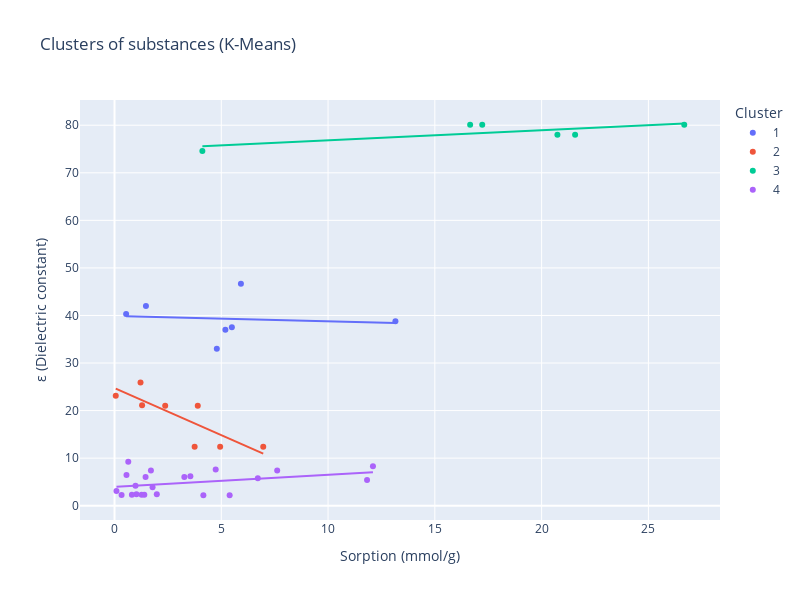

Here is the notebook cell this chart was saved with:
### Code cell
plotly_graph(y_kmeans,'K-Means')

### Figure 1 — Plotly figure (JSON) as saved in the notebook; plotly's stock layout.template omitted (floating-point values rounded to 4 significant figures)
{"data": [{"hovertemplate": "<b>%{hovertext}</b><br><br>Cluster=1<br>Sorption (mmol/g)=%{x}<br>ε (Dielectric constant)=%{y}<extra></extra>", "hovertext": ["Furfural", "Citraconic anhydride", "Acetonitrile-d3", "Dimethylformamide (DMF)", "Dimethyl sulfoxide (DMSO)", "N-Methyl-2-pyrrolidone (NMP)", "Acetonitrile"], "legendgroup": "1", "marker": {"color": "#636efa", "symbol": "circle"}, "mode": "markers", "name": "1", "orientation": "v", "showlegend": true, "type": "scatter", "x": [1.472, 0.5438, 5.495, 5.192, 5.919, 4.791, 13.15], "xaxis": "x", "y": [42.0, 40.3, 37.5, 37.0, 46.68, 33.0, 38.8], "yaxis": "y"}, {"hovertemplate": "<b>OLS trendline</b><br>ε (Dielectric constant) = -0.113768 * Sorption (mmol/g) + 39.92<br>R<sup>2</sup>=0.011592<br><br>Cluster=1<br>Sorption (mmol/g)=%{x}<br>ε (Dielectric constant)=%{y} <b>(trend)</b><extra></extra>", "legendgroup": "1", "marker": {"color": "#636efa", "symbol": "circle"}, "mode": "lines", "name": "1", "showlegend": false, "type": "scatter", "x": [0.5438, 1.472, 4.791, 5.192, 5.495, 5.919, 13.15], "xaxis": "x", "y": [39.86, 39.75, 39.37, 39.33, 39.29, 39.25, 38.42], "yaxis": "y"}, {"hovertemplate": "<b>%{hovertext}</b><br><br>Cluster=2<br>Sorption (mmol/g)=%{x}<br>ε (Dielectric constant)=%{y}<extra></extra>", "hovertext": ["Acetic anhydride", "Acetylacetone", "Acetonitrile", "Benzonitrile", "Pivalonitrile", "Pyridine", "Pyridine", "Pyridine-d5"], "legendgroup": "2", "marker": {"color": "#EF553B", "symbol": "circle"}, "mode": "markers", "name": "2", "orientation": "v", "showlegend": true, "type": "scatter", "x": [2.373, 0.05807, 3.899, 1.218, 1.291, 4.947, 6.965, 3.752], "xaxis": "x", "y": [21.0, 23.1, 21.01, 25.9, 21.1, 12.4, 12.4, 12.4], "yaxis": "y"}, {"hovertemplate": "<b>OLS trendline</b><br>ε (Dielectric constant) = -1.97819 * Sorption (mmol/g) + 24.7228<br>R<sup>2</sup>=0.681651<br><br>Cluster=2<br>Sorption (mmol/g)=%{x}<br>ε (Dielectric constant)=%{y} <b>(trend)</b><extra></extra>", "legendgroup": "2", "marker": {"color": "#EF553B", "symbol": "circle"}, "mode": "lines", "name": "2", "showlegend": false, "type": "scatter", "x": [0.05807, 1.218, 1.291, 2.373, 3.752, 3.899, 4.947, 6.965], "xaxis": "x", "y": [24.61, 22.31, 22.17, 20.03, 17.3, 17.01, 14.94, 10.95], "yaxis": "y"}, {"hovertemplate": "<b>%{hovertext}</b><br><br>Cluster=3<br>Sorption (mmol/g)=%{x}<br>ε (Dielectric constant)=%{y}<extra></extra>", "hovertext": ["Water", "Water", "Hydrogen peroxide", "Heavy water (D2O)", "Heavy water (D2O)", "Water"], "legendgroup": "3", "marker": {"color": "#00cc96", "symbol": "circle"}, "mode": "markers", "name": "3", "orientation": "v", "showlegend": true, "type": "scatter", "x": [17.22, 26.68, 4.114, 20.74, 21.57, 16.65], "xaxis": "x", "y": [80.1, 80.1, 74.6, 78.0, 78.0, 80.1], "yaxis": "y"}, {"hovertemplate": "<b>OLS trendline</b><br>ε (Dielectric constant) = 0.211496 * Sorption (mmol/g) + 74.7126<br>R<sup>2</sup>=0.555845<br><br>Cluster=3<br>Sorption (mmol/g)=%{x}<br>ε (Dielectric constant)=%{y} <b>(trend)</b><extra></extra>", "legendgroup": "3", "marker": {"color": "#00cc96", "symbol": "circle"}, "mode": "lines", "name": "3", "showlegend": false, "type": "scatter", "x": [4.114, 16.65, 17.22, 20.74, 21.57, 26.68], "xaxis": "x", "y": [75.58, 78.23, 78.35, 79.1, 79.27, 80.36], "yaxis": "y"}, {"hovertemplate": "<b>%{hovertext}</b><br><br>Cluster=4<br>Sorption (mmol/g)=%{x}<br>ε (Dielectric constant)=%{y}<extra></extra>", "hovertext": ["1,4-Dioxane", "Acetic acid", "Thionyl chloride", "Tri-n-butyl phosphate (TBP)", "1,4-Dioxane", "Triethylamine (Et3N)", "Triethylamine (Et3N)", "n-Butylamine", "Phosphorus tribromide", "N,N,N',N'-Tetramethylethylenediamine (TEMED)", "Benzene", "Benzene-d6 (Deuterated benzene)", "Dibutyl phthalate", "Dicyclohexylamine", "Limonene, D (R)", "N-Methylaniline", "Morpholine", "Piperidine", "Pyridazine", "Pyrrolidine", "Tetrahydrofuran (THF)", "Ethyl acetate"], "legendgroup": "4", "marker": {"color": "#ab63fa", "symbol": "circle"}, "mode": "markers", "name": "4", "orientation": "v", "showlegend": true, "type": "scatter", "x": [5.392, 3.553, 0.6442, 0.09124, 4.161, 1.98, 1.027, 11.83, 1.782, 1.705, 1.271, 1.395, 0.5609, 0.3316, 0.814, 1.455, 7.618, 6.711, 0.9833, 12.1, 4.737, 3.27], "xaxis": "x", "y": [2.2, 6.2, 9.25, 3.09, 2.2, 2.42, 2.42, 5.4, 3.9, 7.4, 2.283, 2.28, 6.44, 2.27, 2.3, 6.06, 7.4, 5.8, 4.22, 8.3, 7.6, 6.02], "yaxis": "y"}, {"hovertemplate": "<b>OLS trendline</b><br>ε (Dielectric constant) = 0.253465 * Sorption (mmol/g) + 3.94754<br>R<sup>2</sup>=0.140735<br><br>Cluster=4<br>Sorption (mmol/g)=%{x}<br>ε (Dielectric constant)=%{y} <b>(trend)</b><extra></extra>", "legendgroup": "4", "marker": {"color": "#ab63fa", "symbol": "circle"}, "mode": "lines", "name": "4", "showlegend": false, "type": "scatter", "x": [0.09124, 0.3316, 0.5609, 0.6442, 0.814, 0.9833, 1.027, 1.271, 1.395, 1.455, 1.705, 1.782, 1.98, 3.27, 3.553, 4.161, 4.737, 5.392, 6.711, 7.618, 11.83, 12.1], "xaxis": "x", "y": [3.971, 4.032, 4.09, 4.111, 4.154, 4.197, 4.208, 4.27, 4.301, 4.316, 4.38, 4.399, 4.449, 4.776, 4.848, 5.002, 5.148, 5.314, 5.649, 5.878, 6.945, 7.015], "yaxis": "y"}], "layout": {"height": 600, "legend": {"title": {"text": "Cluster"}, "tracegroupgap": 0}, "title": {"text": "Clusters of substances (K-Means)"}, "width": 800, "xaxis": {"anchor": "y", "domain": [0, 1], "title": {"text": "Sorption (mmol/g)"}}, "yaxis": {"anchor": "x", "domain": [0, 1], "title": {"text": "ε (Dielectric constant)"}}}}
